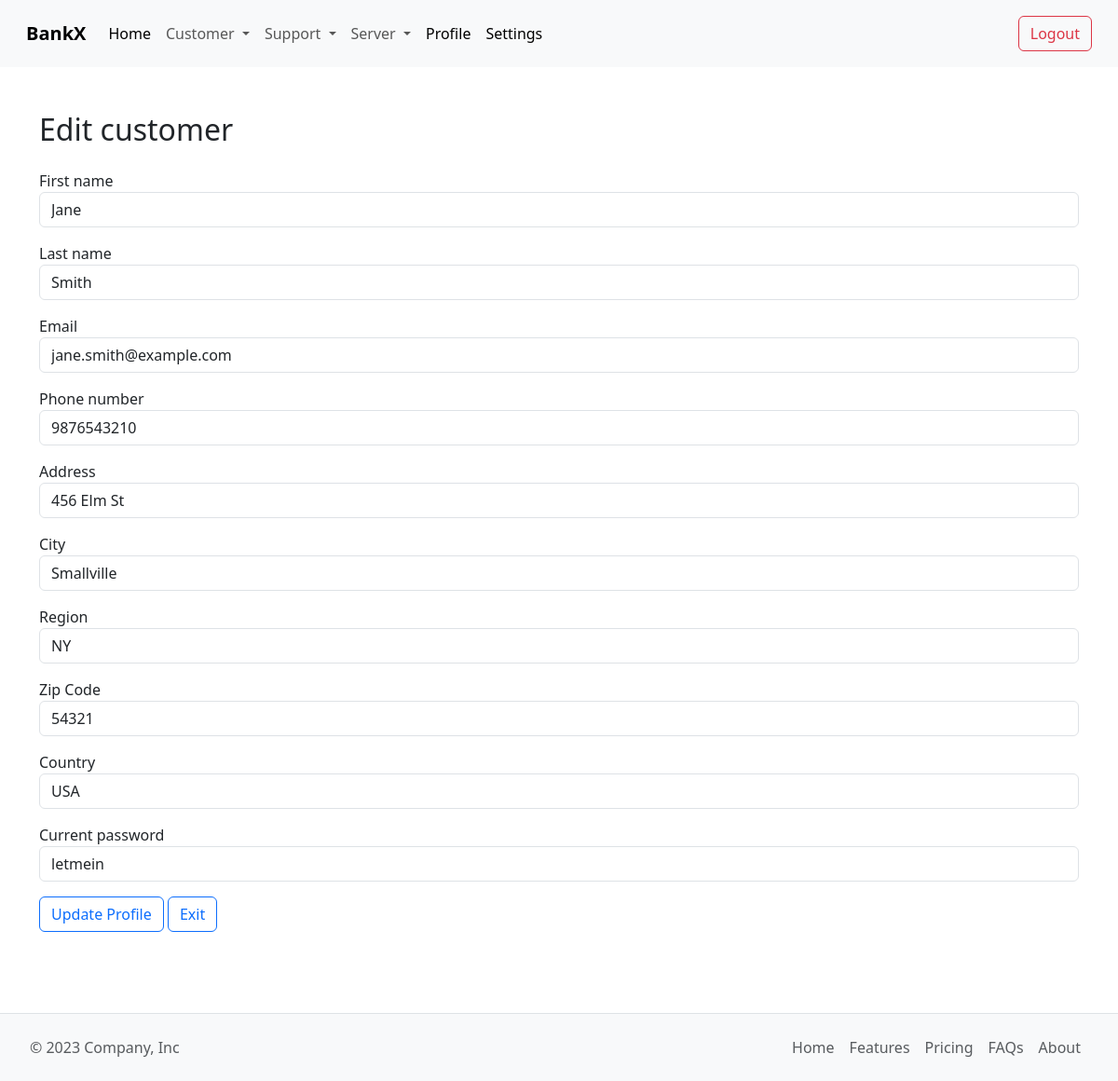
The app's page /Admin/customer_edit.php?id=2 (signed in), older data.
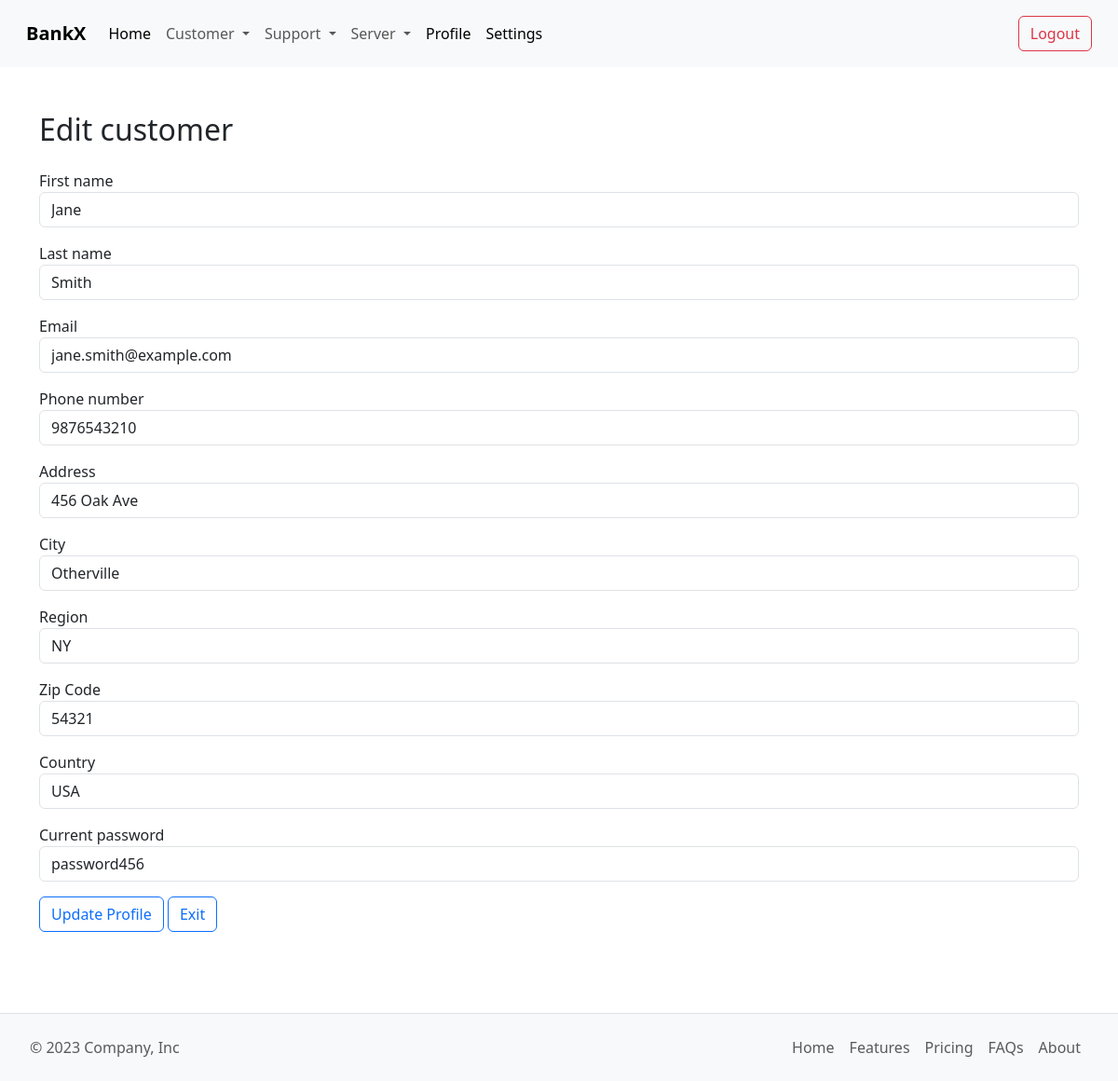
The same page, newer data.
### tables this page shows
CREATE TABLE `Customers` (
    `CustomerID` INT PRIMARY KEY AUTO_INCREMENT,
    `FirstName` VARCHAR(50) NOT NULL,
    `LastName` VARCHAR(50) NOT NULL,
    `Email` VARCHAR(100) NOT NULL,
    `PhoneNumber` VARCHAR(20) NOT NULL,
    `Password` VARCHAR(100) NOT NULL,
    `Address` VARCHAR(255),
    `City` VARCHAR(50),
    `State` VARCHAR(50),
    `ZipCode` VARCHAR(10),
    `Country` VARCHAR(50),
    `Image` VARCHAR(200),
    `RegistrationDate` DATE NOT NULL,
    `LastLogin` TIMESTAMP DEFAULT CURRENT_TIMESTAMP ON UPDATE CURRENT_TIMESTAMP
);

### src/Admin/customer_edit.php (the view, shortened to what this page needs)
<?php
include("include/header.php");
require_once("../Modules/config.php");
$userid = $_GET['id'];
$stmt = $conn->prepare("SELECT * FROM `Customers` WHERE `CustomerID` = :userid");
$stmt->bindValue(":userid", $userid, PDO::PARAM_INT);
$stmt->execute();
$result = $stmt->fetchAll(PDO::FETCH_ASSOC);
?>
<div class="container mt-5" style="padding-bottom: 10rem;">
    <h2>Edit customer</h2>
    <form action="customer_edit_process.php" method="POST">
        <?php
        foreach($result as $row) {
        ?>
        <div class="form-group" style="padding-top: 1rem;">
            <label for="firstname">First name</label>
            <input type="text" class="form-control" id="firstname" name="firstname" placeholder="First name" value="<?php echo $row['FirstName']; ?>">
        </div>
        <div class="form-group" style="padding-top: 1rem;">
            <label for="lastname">Last name</label>
            <input type="text" class="form-control" id="lastname" name="lastname" placeholder="Last name" value="<?php echo $row['LastName']; ?>">
        </div>
        <div class="form-group" style="padding-top: 1rem;">
            <label for="email">Email</label>
            <input type="text" class="form-control" id="email" name="email" placeholder="Email" value="<?php echo $row['Email'] ?>">
        </div>
        <div class="form-group" style="padding-top: 1rem;">
            <label for="phone">Phone number</label>
            <input type="text" class="form-control" id="phone" name="phone" placeholder="Phone number" value="<?php echo $row['PhoneNumber']; ?>">
        </div>
        <div class="form-group" style="padding-top: 1rem;">
            <label for="address">Address</label>
            <input type="text" class="form-control" id="address" name="address" placeholder="Address" value="<?php echo $row['Address']; ?>">
        </div>
        <div class="form-group" style="padding-top: 1rem;">
            <label for="city">City</label>
            <input type="text" class="form-control" id="city" name="city" placeholder="City" value="<?php echo $row['City']; ?>">
        </div>
        <div class="form-group" style="padding-top: 1rem;">
            <label for="region">Region</label>
            <input type="text" class="form-control" id="region" name="region" placeholder="Region" value="<?php echo $row['State']; ?>">
        </div>
        <div class="form-group" style="padding-top: 1rem;">
            <label for="zipcode">Zip Code</label>
            <input type="text" class="form-control" id="zipcode" name="zipcode" placeholder="Zip code" value="<?php echo $row['ZipCode']; ?>">
        </div>
        <div class="form-group" style="padding-top: 1rem;">
            <label for="country">Country</label>
            <input type="text" class="form-control" id="country" name="country" placeholder="Country" value="<?php echo $row['Country']; ?>">
        </div>
        <div class="form-group" style="padding-top: 1rem;">
            <label for="oldpassword">Current password</label>
            <input type="text" class="form-control" id="currentpassword" name="currentpassword" placeholder="Current password" value="<?php echo $row['Password']; ?>">
        </div>
        <div style="padding-top: 1rem;">
            <button type="submit" class="btn btn-outline-primary">Update Profile</button>
            <a href="dashboard.php" class="btn btn-outline-primary">Exit</a>
        </div>
        <?php
        }
        ?>
    </form>
</div>
<?php
include("include/footer.php");
?>

Row changes from the older to the newer data that the page shows:
changed customers "Jane": address "456 Elm St" → "456 Oak Ave"; city "Smallville" → "Otherville"; currentpassword "letmein" → "password456"
